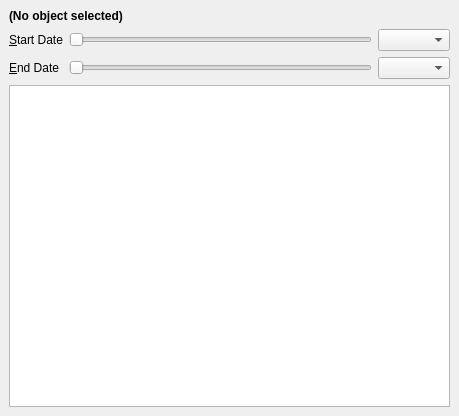
<?xml version="1.0" encoding="UTF-8"?>
<ui version="4.0">
 <class>RenderPropertyConfigWidget</class>
 <widget class="QDockWidget" name="RenderPropertyConfigWidget">
  <property name="geometry">
   <rect>
    <x>0</x>
    <y>0</y>
    <width>459</width>
    <height>416</height>
   </rect>
  </property>
  <property name="windowTitle">
   <string>Render Property</string>
  </property>
  <widget class="QWidget" name="content">
   <layout class="QVBoxLayout" name="mainLayout">
    <item>
     <widget class="QLabel" name="relatedDataObject">
      <property name="font">
       <font>
        <weight>75</weight>
        <bold>true</bold>
       </font>
      </property>
      <property name="text">
       <string>(No object selected)</string>
      </property>
     </widget>
    </item>
    <item>
     <widget class="QWidget" name="timeSelectionWidget" native="true">
      <layout class="QGridLayout" name="gridLayout">
       <property name="leftMargin">
        <number>0</number>
       </property>
       <property name="topMargin">
        <number>0</number>
       </property>
       <property name="rightMargin">
        <number>0</number>
       </property>
       <property name="bottomMargin">
        <number>0</number>
       </property>
       <item row="0" column="0">
        <widget class="QLabel" name="startDateLabel">
         <property name="text">
          <string>&amp;Start Date</string>
         </property>
         <property name="buddy">
          <cstring>startDateSlider</cstring>
         </property>
        </widget>
       </item>
       <item row="0" column="1">
        <widget class="QSlider" name="startDateSlider">
         <property name="orientation">
          <enum>Qt::Horizontal</enum>
         </property>
        </widget>
       </item>
       <item row="0" column="2">
        <widget class="QComboBox" name="startDateCombo">
         <property name="sizePolicy">
          <sizepolicy hsizetype="Preferred" vsizetype="Fixed">
           <horstretch>0</horstretch>
           <verstretch>0</verstretch>
          </sizepolicy>
         </property>
        </widget>
       </item>
       <item row="1" column="0">
        <widget class="QLabel" name="endDateLabel">
         <property name="text">
          <string>&amp;End Date</string>
         </property>
         <property name="buddy">
          <cstring>endDateSlider</cstring>
         </property>
        </widget>
       </item>
       <item row="1" column="1">
        <widget class="QSlider" name="endDateSlider">
         <property name="orientation">
          <enum>Qt::Horizontal</enum>
         </property>
        </widget>
       </item>
       <item row="1" column="2">
        <widget class="QComboBox" name="endDateCombo">
         <property name="sizePolicy">
          <sizepolicy hsizetype="Preferred" vsizetype="Fixed">
           <horstretch>0</horstretch>
           <verstretch>0</verstretch>
          </sizepolicy>
         </property>
        </widget>
       </item>
      </layout>
     </widget>
    </item>
    <item>
     <widget class="propertyguizeug::PropertyBrowser" name="propertyBrowser"/>
    </item>
   </layout>
  </widget>
 </widget>
 <customwidgets>
  <customwidget>
   <class>propertyguizeug::PropertyBrowser</class>
   <extends>QTreeView</extends>
   <header>propertyguizeug/PropertyBrowser.h</header>
  </customwidget>
 </customwidgets>
 <resources/>
 <connections/>
</ui>
